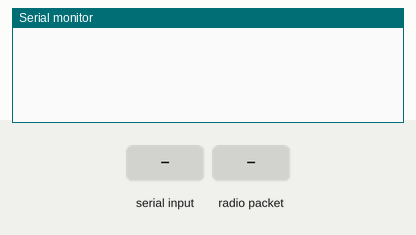
Simulated run of this sketch. Board: ESP8266 (NodeMCU). Shown: the last lines printed to the serial monitor. The inputs (shaded band) are chosen by the test bench. EEPROM starts erased.

Above: at 1.3 s.
1.4 s: "PAIR\n" received over Serial
At 1.9 s:
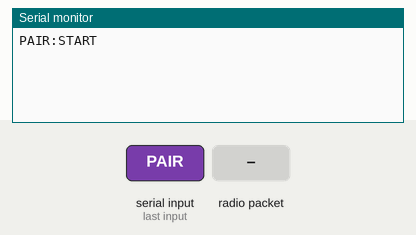
2.9 s: radio packet "HELLO:SB" arrives
At 4.3 s:
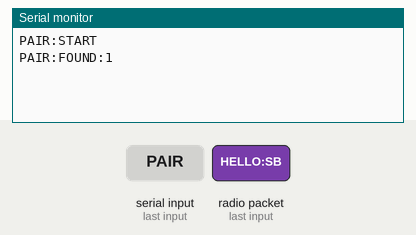

The sketch:

Scoreboard_Controller_WiFi_FW.ino
```cpp
#include <ESP8266WiFi.h>
#include <espnow.h>
#include <EEPROM.h>
#include <user_interface.h>
#include "PROTOCOL.h"

#define CHANNEL1 1
#define CHANNEL2 6
#define CHANNEL3 11
#define DEVICE_COUNT 3
#define EEPROM_SIZE 64
#define PAIR_WINDOW_MS 15000
#define PAIRING_MAGIC 0x53435052UL

const uint8_t broadcastAddress[] = {0xFF, 0xFF, 0xFF, 0xFF, 0xFF, 0xFF};
const uint8_t channels[] = {CHANNEL1, CHANNEL2, CHANNEL3};

struct PairingStorage
{
	uint32_t magic;
	uint8_t group1[DEVICE_COUNT][6];
	uint8_t group2[DEVICE_COUNT][6];
	uint8_t checksum;
};

struct DiscoveredDevice
{
	uint8_t mac[6];
	bool occupied;
	bool acknowledged;
};

PairingStorage pairingStorage;
DiscoveredDevice discovered[DEVICE_COUNT];
int group = 0;
uint8_t groupChannel = CHANNEL1;
bool pairing = false;
bool pairingCompletePending = false;
unsigned long pairingStarted = 0;

uint8_t calculateChecksum(const PairingStorage &storage)
{
	uint8_t checksum = 0x5A;
	for (uint8_t i = 0; i < DEVICE_COUNT; i++)
	{
		for (uint8_t j = 0; j < 6; j++)
		{
			checksum ^= storage.group1[i][j];
			checksum = (checksum << 1) | (checksum >> 7);
			checksum ^= storage.group2[i][j];
			checksum = (checksum << 1) | (checksum >> 7);
		}
	}
	return checksum;
}

bool isEmptyMac(const uint8_t *mac)
{
	bool allFF = true;
	bool allZero = true;
	for (uint8_t i = 0; i < 6; i++)
	{
		allFF = allFF && mac[i] == 0xFF;
		allZero = allZero && mac[i] == 0;
	}
	return allFF || allZero;
}

bool sameMac(const uint8_t *left, const uint8_t *right)
{
	return memcmp(left, right, 6) == 0;
}

uint8_t (*selectedGroupMacs())[6]
{
	return group == 0 ? pairingStorage.group1 : pairingStorage.group2;
}

void loadPairingStorage()
{
	EEPROM.begin(EEPROM_SIZE);
	EEPROM.get(0, pairingStorage);
	if (pairingStorage.magic != PAIRING_MAGIC || pairingStorage.checksum != calculateChecksum(pairingStorage))
	{
		memset(&pairingStorage, 0xFF, sizeof(pairingStorage));
		pairingStorage.magic = PAIRING_MAGIC;
		pairingStorage.checksum = calculateChecksum(pairingStorage);
		EEPROM.put(0, pairingStorage);
		EEPROM.commit();
	}
}

bool savePairingStorage()
{
	pairingStorage.magic = PAIRING_MAGIC;
	pairingStorage.checksum = calculateChecksum(pairingStorage);
	EEPROM.put(0, pairingStorage);
	return EEPROM.commit();
}

void addActiveGroupPeers()
{
	if (group > 1)
		return;
	uint8_t (*macs)[6] = selectedGroupMacs();
	for (uint8_t i = 0; i < DEVICE_COUNT; i++)
	{
		if (!isEmptyMac(macs[i]) && !esp_now_is_peer_exist(macs[i]))
			esp_now_add_peer(macs[i], ESP_NOW_ROLE_COMBO, groupChannel, NULL, 0);
	}
}

void beginPairing()
{
	if (group == 2)
	{
		Serial.println("PAIR:ALL");
		return;
	}

	memset(discovered, 0, sizeof(discovered));
	pairing = true;
	pairingCompletePending = false;
	pairingStarted = millis();
	Serial.println("PAIR:START");
}

int findDiscoveredMac(const uint8_t *mac)
{
	for (int i = 0; i < DEVICE_COUNT; i++)
		if (discovered[i].occupied && sameMac(discovered[i].mac, mac))
			return i;
	return -1;
}

int findSlot(const char *message, const uint8_t *mac)
{
	int existing = findDiscoveredMac(mac);
	if (existing >= 0)
		return existing;
	if (strcmp(message, "HELLO:SB") == 0)
		return discovered[0].occupied ? -1 : 0;
	if (strcmp(message, "HELLO:SC") == 0)
	{
		if (!discovered[1].occupied) return 1;
		if (!discovered[2].occupied) return 2;
	}
	return -1;
}

void assignDevice(int slot)
{
	if (discovered[slot].acknowledged)
		return;
	if (!esp_now_is_peer_exist(discovered[slot].mac))
		esp_now_add_peer(discovered[slot].mac, ESP_NOW_ROLE_COMBO, groupChannel, NULL, 0);
	const char *assignment = group == 0 ? "SET:G1" : "SET:G2";
	esp_now_send(discovered[slot].mac, (uint8_t *)assignment, strlen(assignment));
}

void OnDataRecv(uint8_t *mac, uint8_t *data, uint8_t len)
{
	if (!pairing || len == 0 || len >= 32)
		return;

	char message[32];
	memcpy(message, data, len);
	message[len] = '\0';

	if (strcmp(message, "HELLO:SC") == 0 || strcmp(message, "HELLO:SB") == 0)
	{
		int slot = findSlot(message, mac);
		if (slot < 0)
			return;
		if (!discovered[slot].occupied)
		{
			memcpy(discovered[slot].mac, mac, 6);
			discovered[slot].occupied = true;
			int foundCount = 0;
			for (int i = 0; i < DEVICE_COUNT; i++)
				foundCount += discovered[i].occupied;
			Serial.printf("PAIR:FOUND:%d\n", foundCount);
		}
		assignDevice(slot);
		return;
	}

	int slot = findDiscoveredMac(mac);
	if (slot >= 0 && ((slot == 0 && strcmp(message, "ACK:SB") == 0) ||
		(slot > 0 && strcmp(message, "ACK:SC") == 0)))
	{
		discovered[slot].acknowledged = true;
		bool allAcknowledged = true;
		for (int i = 0; i < DEVICE_COUNT; i++)
			allAcknowledged = allAcknowledged && discovered[i].acknowledged;
		if (allAcknowledged)
			pairingCompletePending = true;
	}
}

void saveCompletedPairing()
{
	uint8_t (*macs)[6] = selectedGroupMacs();
	uint8_t previousMacs[DEVICE_COUNT][6];
	memcpy(previousMacs, macs, sizeof(previousMacs));
	for (uint8_t i = 0; i < DEVICE_COUNT; i++)
		memcpy(macs[i], discovered[i].mac, 6);
	if (!savePairingStorage())
	{
		memcpy(macs, previousMacs, sizeof(previousMacs));
		pairingStorage.checksum = calculateChecksum(pairingStorage);
		pairing = false;
		pairingCompletePending = false;
		Serial.println("PAIR:FAIL");
		return;
	}
	addActiveGroupPeers();
	pairing = false;
	pairingCompletePending = false;
	Serial.println("PAIR:DONE");
}

void sendToAllChannels(const char *data, size_t len)
{
	for (uint8_t i = 0; i < 3; i++)
	{
		wifi_set_channel(channels[i]);
		esp_now_send((uint8_t *)broadcastAddress, (uint8_t *)data, len);
		delay(4);
		yield();
	}
	wifi_set_channel(groupChannel);
}

void sendUpdate(const char *data, size_t len)
{
	if (group == 2)
	{
		sendToAllChannels(data, len);
		return;
	}

	uint8_t (*macs)[6] = selectedGroupMacs();
	for (uint8_t i = 0; i < DEVICE_COUNT; i++)
		if (!isEmptyMac(macs[i]))
			esp_now_send(macs[i], (uint8_t *)data, len);
}

// Downstream scoreboard/shotclock nodes now also speak the binary ScoreboardPacket over ESP-NOW,
// so the already CRC-verified [packet][CRC8] bytes are forwarded as-is without re-encoding.
void handleSerial()
{
	static bool inFrame = false;
	static uint8_t frameBuf[sizeof(ScoreboardPacket) + 1];
	static uint8_t frameIndex = 0;
	static char textBuf[8];
	static uint8_t textIndex = 0;

	while (Serial.available())
	{
		uint8_t byteIn = (uint8_t)Serial.read();

		if (!inFrame)
		{
			if (byteIn == PACKET_SOF)
			{
				inFrame = true;
				frameIndex = 0;
				textIndex = 0;
				continue;
			}

			// Fall back to the plaintext "PAIR" control command
			if (byteIn == '\r')
				continue;
			if (byteIn == '\n')
			{
				if (textIndex > 0)
				{
					textBuf[textIndex] = '\0';
					if (strcmp(textBuf, "PAIR") == 0)
						beginPairing();
					textIndex = 0;
				}
				continue;
			}
			if (textIndex < sizeof(textBuf) - 1)
				textBuf[textIndex++] = (char)byteIn;
			else
				textIndex = 0;
			continue;
		}

		frameBuf[frameIndex++] = byteIn;
		if (frameIndex < sizeof(frameBuf))
			continue;

		inFrame = false;
		ScoreboardPacket packet;
		memcpy(&packet, frameBuf, sizeof(packet));
		uint8_t receivedCrc = frameBuf[sizeof(frameBuf) - 1];
		if (pairing || Protocol_CRC8((uint8_t *)&packet, sizeof(packet)) != receivedCrc)
			continue;

		sendUpdate((const char *)frameBuf, sizeof(frameBuf));
	}
}

void setup()
{
	Serial.begin(115200);
	Serial.setTimeout(50);
	int a0 = analogRead(A0);
	group = a0 < 450 ? 0 : a0 < 900 ? 1 : 2;
	groupChannel = group == 0 ? CHANNEL1 : group == 1 ? CHANNEL2 : CHANNEL3;
	loadPairingStorage();
	WiFi.mode(WIFI_STA);
	WiFi.disconnect();
	delay(100);
	wifi_set_channel(groupChannel);
	if (esp_now_init() != 0)
	{
		Serial.println("PAIR:ERROR");
		return;
	}
	esp_now_set_self_role(ESP_NOW_ROLE_COMBO);
	esp_now_register_recv_cb(OnDataRecv);
	esp_now_add_peer((uint8_t *)broadcastAddress, ESP_NOW_ROLE_COMBO, 0, NULL, 0);
	addActiveGroupPeers();
}

void loop()
{
	if (pairingCompletePending)
		saveCompletedPairing();
	else if (pairing && millis() - pairingStarted >= PAIR_WINDOW_MS)
	{
		pairing = false;
		Serial.println("PAIR:FAIL");
	}

	handleSerial();
}
```

PROTOCOL.h
```cpp
// Single shared copy of the binary protocol used by Scoreboard_Controller_FW,
// Scoreboard_Controller_WiFi_FW, Scoreboard_FW and Shotclock_FW. Edit only here.
#ifndef PROTOCOL_h
#define PROTOCOL_h

#include <stdint.h>
#include <stddef.h>

#define PACKET_SOF 0xAA

#define PACKET_FLAG_TIMEOUT 0x01
#define PACKET_FLAG_CLOCK   0x02
#define PACKET_FLAG_POWER   0x04

#pragma pack(push, 1)
struct ScoreboardPacket
{
    uint8_t scoreHome;
    uint8_t foulHome;
    uint8_t timeoutHome;
    uint8_t scoreAway;
    uint8_t foulAway;
    uint8_t timeoutAway;
    uint8_t shotclock;
    uint8_t timeMinute;
    uint8_t timeSecond;
    uint8_t timeMs;
    uint8_t clockHour;
    uint8_t clockMinute;
    uint8_t gamePeriod;
    uint8_t gamePosession;
    uint8_t gameDots;
    uint8_t flags;
};
#pragma pack(pop)

inline uint8_t Protocol_CRC8(const uint8_t *data, size_t len)
{
    uint8_t crc = 0x00;
    while (len--)
    {
        crc ^= *data++;
        for (uint8_t i = 0; i < 8; i++)
            crc = (crc & 0x80) ? (uint8_t)((crc << 1) ^ 0x07) : (uint8_t)(crc << 1);
    }
    return crc;
}

#endif
```

Measured:
- after the input at 1.4 s, the serial monitor: prints a new line at once (image 1)
- after the input at 2.9 s, the serial monitor: prints a new line at once (image 2)
